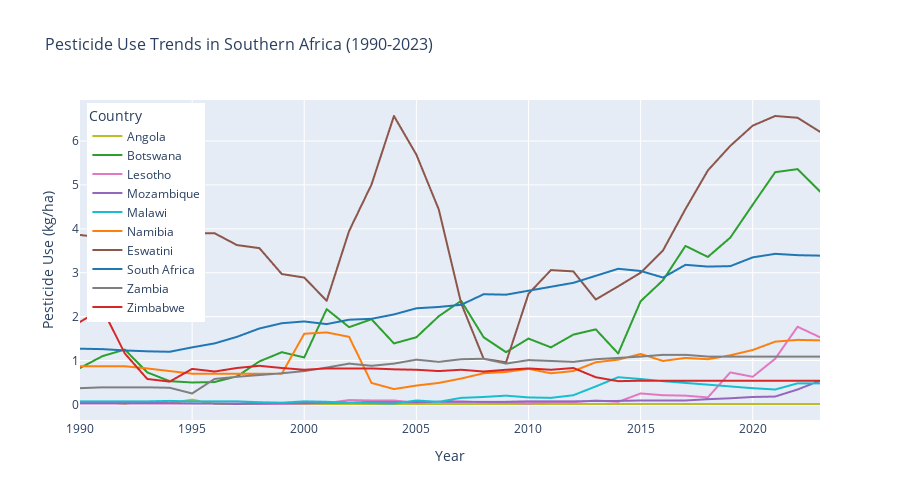

Notebook code for this chart:
### Markdown cell above
## Time Series Analysis

### Code cell
# Create interactive time series plot showing trends for all countries
fig = px.line(pesticide_uses,
              x='Year',
              y='Kg_per_ha',
              color='Country',
              title='Pesticide Use Trends in Southern Africa (1990-2023)',
              labels={'Kg_per_ha': 'Pesticide Use (kg/ha)',
                      'Year': 'Year'},
              color_discrete_map=country_colors,
              height=500)

fig.update_layout(
    hovermode='x unified',
    legend=dict(
        yanchor="top",
        y=0.99,
        xanchor="left",
        x=0.01
    ),
    title_font_size=16,
    showlegend=True
)

fig.update_traces(line=dict(width=2))
fig.show()

# Calculate growth rates
growth_rates = []
for country in pesticide_uses['Country'].unique():
    country_data = pesticide_uses[pesticide_uses['Country'] == country]
    start_value = country_data[country_data['Year'] == 1990]['Kg_per_ha'].values[0]
    end_value = country_data[country_data['Year'] == 2023]['Kg_per_ha'].values[0]
    growth_rate = ((end_value - start_value) / start_value) * 100
    growth_rates.append({'Country': country, 'Growth_Rate': growth_rate,
                        '1990': start_value, '2023': end_value})

growth_df = pd.DataFrame(growth_rates).sort_values('Growth_Rate', ascending=False)
print("\nGROWTH ANALYSIS (1990-2023):")
growth_df

### Figure 1 — Plotly figure (JSON) as saved in the notebook; plotly's stock layout.template omitted (floating-point values rounded to 4 significant figures; data arrays with more than 128 entries replaced by an {"elided": "..."} marker saying what was removed)
{"data": [{"hovertemplate": "Country=Angola<br>Year=%{x}<br>Pesticide Use (kg/ha)=%{y}<extra></extra>", "legendgroup": "Angola", "line": {"color": "#bcbd22", "dash": "solid", "width": 2}, "marker": {"symbol": "circle"}, "mode": "lines", "name": "Angola", "showlegend": true, "type": "scattergl", "x": {"elided": "136 int values"}, "xaxis": "x", "y": {"elided": "136 float values"}, "yaxis": "y"}, {"hovertemplate": "Country=Botswana<br>Year=%{x}<br>Pesticide Use (kg/ha)=%{y}<extra></extra>", "legendgroup": "Botswana", "line": {"color": "#2ca02c", "dash": "solid", "width": 2}, "marker": {"symbol": "circle"}, "mode": "lines", "name": "Botswana", "showlegend": true, "type": "scattergl", "x": {"elided": "136 int values"}, "xaxis": "x", "y": {"elided": "136 float values"}, "yaxis": "y"}, {"hovertemplate": "Country=Lesotho<br>Year=%{x}<br>Pesticide Use (kg/ha)=%{y}<extra></extra>", "legendgroup": "Lesotho", "line": {"color": "#e377c2", "dash": "solid", "width": 2}, "marker": {"symbol": "circle"}, "mode": "lines", "name": "Lesotho", "showlegend": true, "type": "scattergl", "x": {"elided": "136 int values"}, "xaxis": "x", "y": {"elided": "136 float values"}, "yaxis": "y"}, {"hovertemplate": "Country=Mozambique<br>Year=%{x}<br>Pesticide Use (kg/ha)=%{y}<extra></extra>", "legendgroup": "Mozambique", "line": {"color": "#9467bd", "dash": "solid", "width": 2}, "marker": {"symbol": "circle"}, "mode": "lines", "name": "Mozambique", "showlegend": true, "type": "scattergl", "x": {"elided": "136 int values"}, "xaxis": "x", "y": {"elided": "136 float values"}, "yaxis": "y"}, {"hovertemplate": "Country=Malawi<br>Year=%{x}<br>Pesticide Use (kg/ha)=%{y}<extra></extra>", "legendgroup": "Malawi", "line": {"color": "#17becf", "dash": "solid", "width": 2}, "marker": {"symbol": "circle"}, "mode": "lines", "name": "Malawi", "showlegend": true, "type": "scattergl", "x": {"elided": "136 int values"}, "xaxis": "x", "y": {"elided": "136 float values"}, "yaxis": "y"}, {"hovertemplate": "Country=Namibia<br>Year=%{x}<br>Pesticide Use (kg/ha)=%{y}<extra></extra>", "legendgroup": "Namibia", "line": {"color": "#ff7f0e", "dash": "solid", "width": 2}, "marker": {"symbol": "circle"}, "mode": "lines", "name": "Namibia", "showlegend": true, "type": "scattergl", "x": {"elided": "136 int values"}, "xaxis": "x", "y": {"elided": "136 float values"}, "yaxis": "y"}, {"hovertemplate": "Country=Eswatini<br>Year=%{x}<br>Pesticide Use (kg/ha)=%{y}<extra></extra>", "legendgroup": "Eswatini", "line": {"color": "#8c564b", "dash": "solid", "width": 2}, "marker": {"symbol": "circle"}, "mode": "lines", "name": "Eswatini", "showlegend": true, "type": "scattergl", "x": {"elided": "136 int values"}, "xaxis": "x", "y": {"elided": "136 float values"}, "yaxis": "y"}, {"hovertemplate": "Country=South Africa<br>Year=%{x}<br>Pesticide Use (kg/ha)=%{y}<extra></extra>", "legendgroup": "South Africa", "line": {"color": "#1f77b4", "dash": "solid", "width": 2}, "marker": {"symbol": "circle"}, "mode": "lines", "name": "South Africa", "showlegend": true, "type": "scattergl", "x": {"elided": "136 int values"}, "xaxis": "x", "y": {"elided": "136 float values"}, "yaxis": "y"}, {"hovertemplate": "Country=Zambia<br>Year=%{x}<br>Pesticide Use (kg/ha)=%{y}<extra></extra>", "legendgroup": "Zambia", "line": {"color": "#7f7f7f", "dash": "solid", "width": 2}, "marker": {"symbol": "circle"}, "mode": "lines", "name": "Zambia", "showlegend": true, "type": "scattergl", "x": {"elided": "136 int values"}, "xaxis": "x", "y": {"elided": "136 float values"}, "yaxis": "y"}, {"hovertemplate": "Country=Zimbabwe<br>Year=%{x}<br>Pesticide Use (kg/ha)=%{y}<extra></extra>", "legendgroup": "Zimbabwe", "line": {"color": "#d62728", "dash": "solid", "width": 2}, "marker": {"symbol": "circle"}, "mode": "lines", "name": "Zimbabwe", "showlegend": true, "type": "scattergl", "x": {"elided": "136 int values"}, "xaxis": "x", "y": {"elided": "136 float values"}, "yaxis": "y"}], "layout": {"height": 500, "hovermode": "x unified", "legend": {"title": {"text": "Country"}, "tracegroupgap": 0, "x": 0.01, "xanchor": "left", "y": 0.99, "yanchor": "top"}, "showlegend": true, "title": {"font": {"size": 16}, "text": "Pesticide Use Trends in Southern Africa (1990-2023)"}, "xaxis": {"anchor": "y", "domain": [0, 1], "title": {"text": "Year"}}, "yaxis": {"anchor": "x", "domain": [0, 1], "title": {"text": "Pesticide Use (kg/ha)"}}}}
